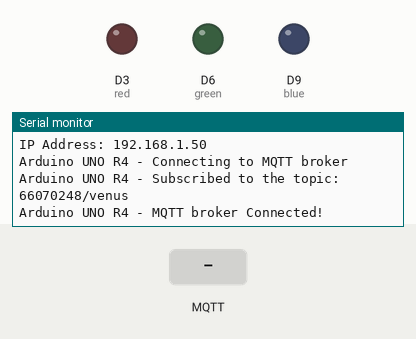
This sketch was run on a simulated Arduino Uno R4 WiFi. Shown: output pins drawn as LEDs (lit = HIGH), the last lines printed to the serial monitor. The inputs (shaded band) are chosen by the test bench. WiFi joins after 1.5 s; servers stay silent unless stated; no MQTT or app messages arrive unless stated.

Above: at 12.7 s.
12.8 s: MQTT message "5" arrives on the first subscribed topic
At 14.0 s:
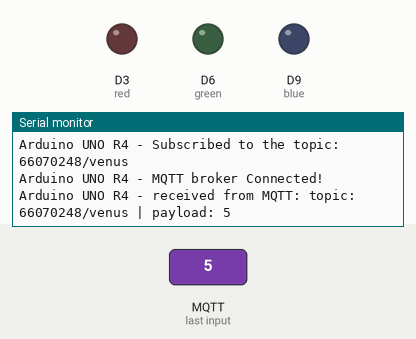
14.3 s: MQTT message "on" arrives on the first subscribed topic
At 15.4 s:
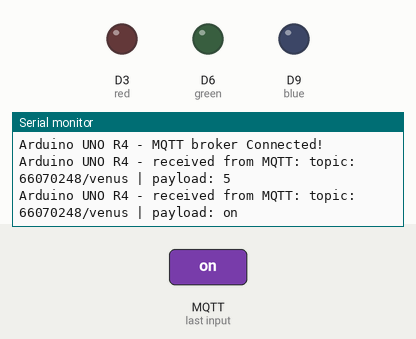
15.8 s: MQTT message "off" arrives on the first subscribed topic
At 16.6 s:
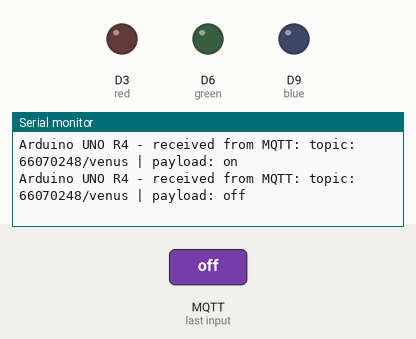

Measured:
- after the input at 12.8 s, the serial monitor: prints a new line at once (image 1)
- after the input at 14.3 s, the serial monitor: prints a new line at once (image 2)
- after the input at 15.8 s, the serial monitor: prints a new line at once (image 3)

The sketch:

broker_7LED.ino
```cpp
/*
 *
 * This Arduino UNO R4 code is made available for public use without any restriction
 *
 */

#include <WiFiS3.h>
#include <MQTTClient.h>

const char WIFI_SSID[] = "Galaxy kae";          // CHANGE TO YOUR WIFI SSID
const char WIFI_PASSWORD[] = "123456789";  // CHANGE TO YOUR WIFI PASSWORD

const char MQTT_BROKER_ADRRESS[] = "phycom.it.kmitl.ac.th";  // CHANGE TO MQTT BROKER'S ADDRESS
const int MQTT_PORT = 1883; //portของmqtt
const char MQTT_CLIENT_ID[] = "client_4af07d2c";  // CHANGE IT AS YOU DESIRE
const char MQTT_USERNAME[] = "";                                            // CHANGE IT IF REQUIRED, empty if not required
const char MQTT_PASSWORD[] = "";                                            // CHANGE IT IF REQUIRED, empty if not required

// The MQTT topics that Arduino should publish/subscribe //ช่อง
const char PUBLISH_TOPIC[] = "66070248/venus";    // CHANGE IT AS YOU DESIRE
const char SUBSCRIBE_TOPIC[] = "66070248/venus";  // CHANGE IT AS YOU DESIRE

const int PUBLISH_INTERVAL = 1000;  // 60 seconds //delayส่งค่า

WiFiClient network;
MQTTClient mqtt = MQTTClient(256);

unsigned long lastPublishTime = 0;

void setup() {
  Serial.begin(9600);

  int status = WL_IDLE_STATUS;
  while (status != WL_CONNECTED) {
    Serial.print("Arduino UNO R4 - Attempting to connect to SSID: ");
    Serial.println(WIFI_SSID);
    // Connect to WPA/WPA2 network. Change this line if using open or WEP network:
    status = WiFi.begin(WIFI_SSID, WIFI_PASSWORD);

  pinMode(3, OUTPUT); //red
  pinMode(6, OUTPUT); //green
  pinMode(9, OUTPUT); //blue

    // wait 10 seconds for connection:
    delay(10000);
  }
  // print your board's IP address:
  Serial.print("IP Address: ");
  Serial.println(WiFi.localIP());

  connectToMQTT();
}

void loop() {
  mqtt.loop();

  if (millis() - lastPublishTime > PUBLISH_INTERVAL) {
    // sendToMQTT();

    lastPublishTime = millis();
  }
}

void connectToMQTT() {
  // Connect to the MQTT broker
  mqtt.begin(MQTT_BROKER_ADRRESS, MQTT_PORT, network);

  // Create a handler for incoming messages
  mqtt.onMessage(messageHandler);

  Serial.print("Arduino UNO R4 - Connecting to MQTT broker");

  while (!mqtt.connect(MQTT_CLIENT_ID, MQTT_USERNAME, MQTT_PASSWORD)) {
    Serial.print(".");
    delay(100);
  }
  Serial.println();

  if (!mqtt.connected()) {
    Serial.println("Arduino UNO R4 - MQTT broker Timeout!");
    return;
  }

  // Subscribe to a topic, the incoming messages are processed by messageHandler() function
  if (mqtt.subscribe(SUBSCRIBE_TOPIC))
    Serial.print("Arduino UNO R4 - Subscribed to the topic: ");
  else
    Serial.print("Arduino UNO R4 - Failed to subscribe to the topic: ");

  Serial.println(SUBSCRIBE_TOPIC);
  Serial.println("Arduino UNO R4 - MQTT broker Connected!");
}

void sendToMQTT() {

  // int val = millis();
  // int value = analogRead(A0);
  // String val_str = String(value);

  // // Convert the string to a char array for MQTT publishing
  // char messageBuffer[10];
  // val_str.toCharArray(messageBuffer, 10);

  // // Publish the message to the MQTT topic
  // mqtt.publish(PUBLISH_TOPIC, messageBuffer);

  // // Print debug information to the Serial Monitor in one linef
  // Serial.println("Arduino UNO R4 - sent to MQTT: topic: " + String(PUBLISH_TOPIC) + " | payload: " + String(messageBuffer));
}

// void sendToMQTT() {
//   // Check if there's data available to read from the Serial Monitor
//   if (Serial.available() > 0) {
//     // Read the input from the Serial Monitor as a string
//     String val_str = Serial.readStringUntil('\n');

//     // Convert the string to a char array for MQTT publishing
//     char messageBuffer[10];
//     val_str.toCharArray(messageBuffer, 10);

//     // Publish the message to the MQTT topic
//     mqtt.publish(PUBLISH_TOPIC, messageBuffer);

//     // Print debug information to the Serial Monitor in one line
//     Serial.println("Arduino UNO R4 - sent to MQTT: topic: " + String(PUBLISH_TOPIC) + " | payload: " + String(messageBuffer));
//   }
// }

void messageHandler(String &topic, String &payload) {
  Serial.println("Arduino UNO R4 - received from MQTT: topic: " + topic + " | payload: " + payload);
  int val = payload.toInt();
  if (val >=36 and val <= 50){
    digitalWrite(3, LOW); //red
    digitalWrite(6, HIGH);
    digitalWrite(9, HIGH);
  }
  else if (val >=26 and val <= 35){
    digitalWrite(3, HIGH); //red
    digitalWrite(6, LOW);
    digitalWrite(9, HIGH);
  }
  else if (val >= 10 and val <= 25){
    digitalWrite(3, HIGH); //red
    digitalWrite(6, HIGH);
    digitalWrite(9, LOW);
  }

  // You can process the incoming data , then control something
  /*
  process something
  */
}
```
